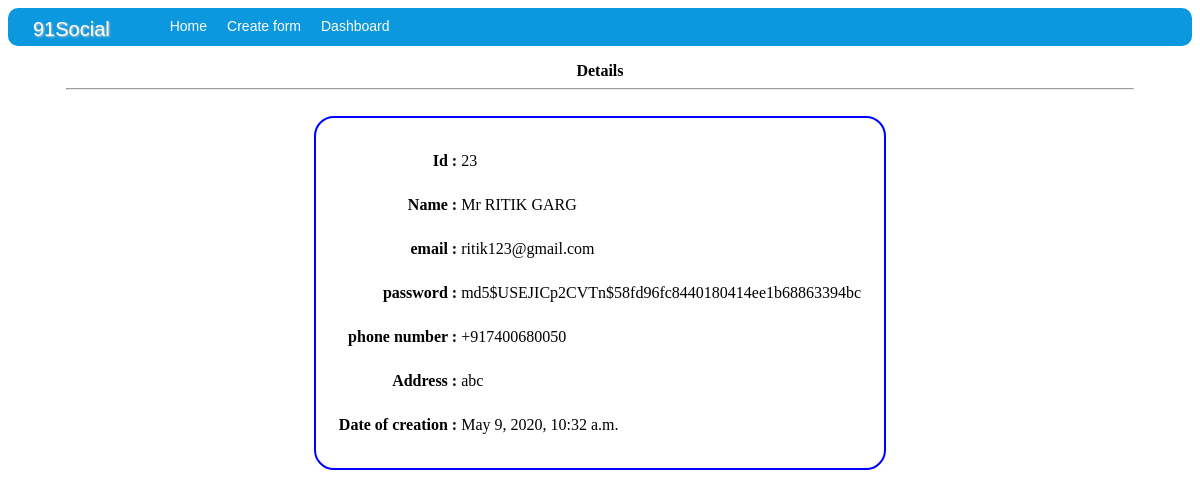
Screenshot of /contact_form/view/23 with the database file from the repository.
### c_form/models.py (models this page shows)
class contact_form(models.Model):
	Mr = 'Mr'
	Mrs = 'Mrs'
	Ms = 'Ms'
	selected_title = (
		(Mr,'Mr'),
		(Mrs,'Mrs'),
		(Ms,'Ms')
	)
	title = models.CharField(max_length = 3,choices = selected_title,default = Ms)
	name = models.CharField(max_length = 100)
	email = models.EmailField(max_length=254,unique = True)
	password = models.CharField(max_length = 255)
	phone_num = PhoneNumberField(null=False, blank=False, unique=True)
	add = models.CharField(max_length = 255)
	creation_date = models.DateTimeField(auto_now = True)

### c_form/views.py (the view)
# urls.py: path("view/<int:my_id>",view_id),
def view_id(request,my_id):
	details = get_object_or_404(contact_form,id=my_id)
	context = {
		'details' : details
	}
	return render(request,"view_id.html",context)

### c_form/templates/view_id.html
{% extends 'base.html' %}
{% block content %}
	<p>
		<div style="text-align: center;" ><b>Details</b></div>
		<hr style="color:  #ecf0f1 ; width: 90%; text-align: center;" ><br>
		<table class = "id_table">
			<tr>
				<td style="height: 40px; text-align: right;"><b>Id :  </b></td><td style="height: 40px;text-align: left;">{{ details.id }}</td>
			</tr>
			<tr>
				<td style="height: 40px;text-align: right;"><b>Name :  </b></td><td style="height: 40px;text-align: left;">{{ details.title }} {{ details.name }}</td>
			</tr>
			<tr>
				<td style="height: 40px;text-align: right;"><b>email :  </b></td><td style="height: 40px;text-align: left;">{{ details.email }}</td>
			</tr>
			<tr>
				<td style="height: 40px;text-align: right;"><b>password :  </b></td><td style="height: 40px;text-align: left;">{{ details.password }}</td>
			</tr>
			<tr>
				<td style="height: 40px;text-align: right;"><b>phone number :  </b></td><td style="height: 40px;text-align: left;">{{ details.phone_num }}</td>
			</tr>
			<tr>
				<td style="height: 40px;text-align: right;"><b>Address :  </b></td><td style="height: 40px;text-align: left;">{{ details.add }}</td>
			</tr>
			<tr>
				<td style="height: 40px;text-align: right;"><b>Date of creation :  </b></td><td style="height: 40px;text-align: left;">{{ details.creation_date }}</td>
			</tr>
		</table>
	</p>
{% endblock %}

### c_form/templates/base.html (style rules this page uses)
.id_table { border: 2px solid blue; border-radius: 20px; padding-top: 20px; padding-left: 20px; padding-right: 20px; padding-bottom: 20px; margin-left: auto; margin-right: auto; }

### rows the page displays
contact_form: id "23", title "Mr", name "RITIK GARG", email "ritik123@gmail.com", password "md5$USEJICp2CVTn$58fd96fc8440180414ee1b68863394bc", phone_num "+917400680050", add "abc", creation_date "May 9, 2020, 10:32 a.m."
